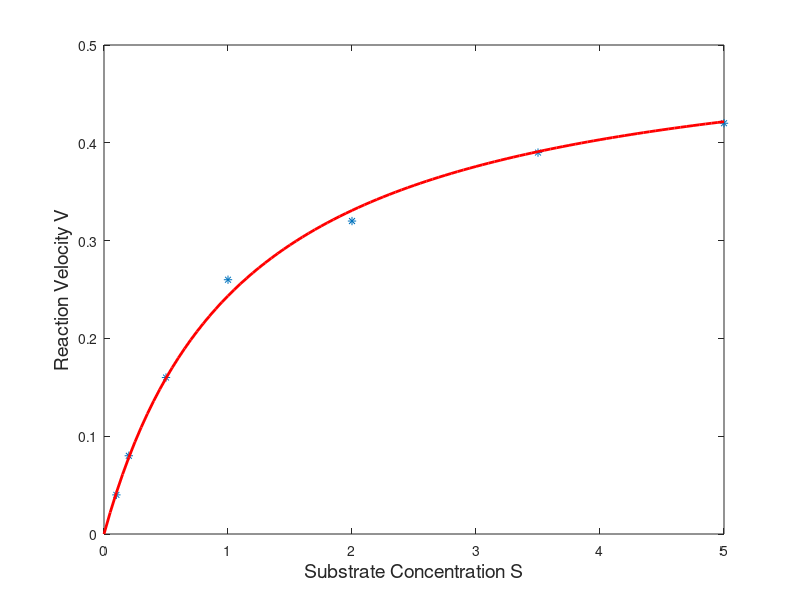
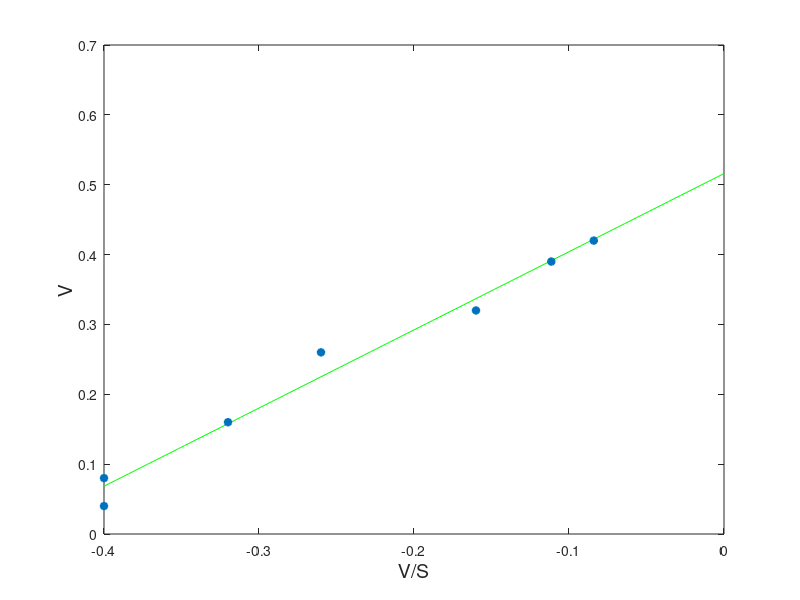

Here is the MATLAB script that generated these plots, in order:
N=7;
S=[.1;.2;.5;1;2;3.5;5];
V=[.04;.08;.16;.26;.32;.39;.42];
A=[ones(1,N)',-V./S];
B=transpose(A)*A;
c=transpose(A)*V;
b=B\c;
s=[0:100]/20;
g=b(1)*s./(s+b(2));
figure(1);
plot(S,V,'*',s,g,'r','linewidth',2)
xlabel('Substrate Concentration S','fontsize',14)
ylabel('Reaction Velocity V','fontsize',14)
t=-.004*[0:100];
f=b(1)+t*b(2);

figure(2)
plot(t,f,'g',-V./S,V,'*','linewidth',2)
xlabel('V/S','fontsize',14)
ylabel('V','fontsize',14)
